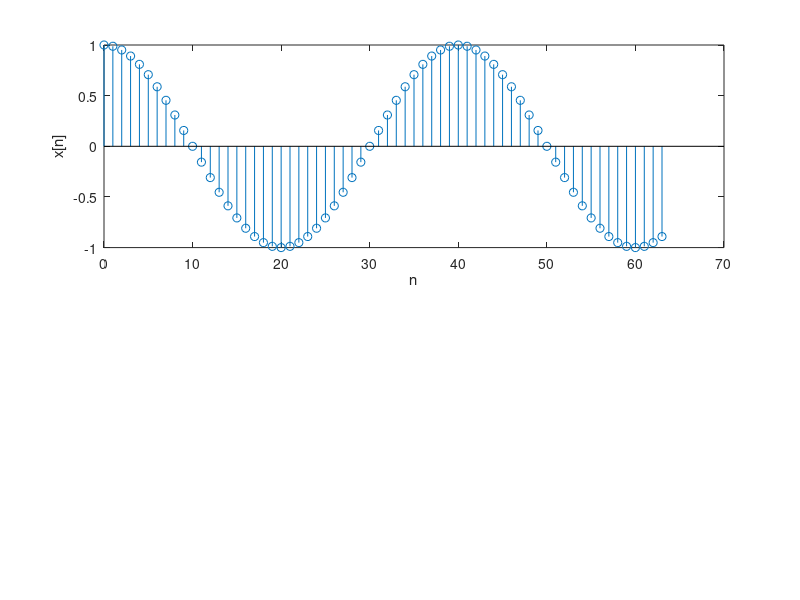
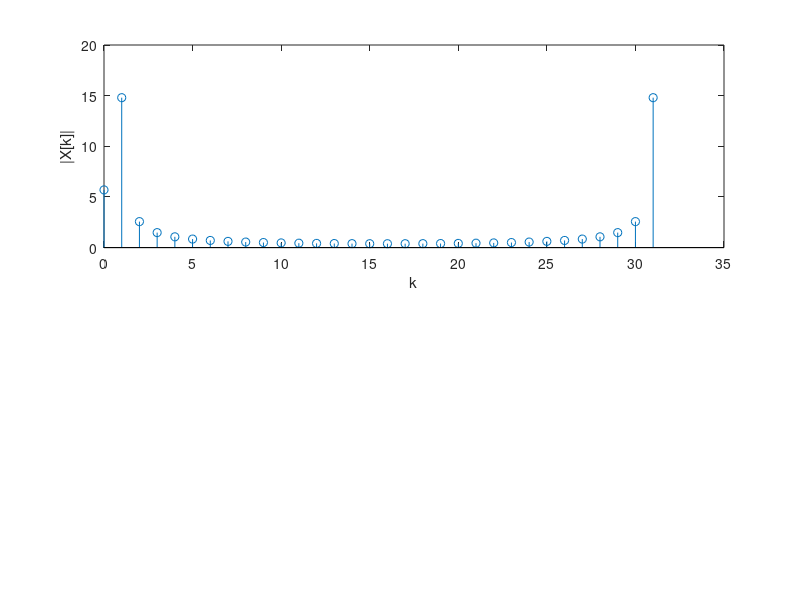
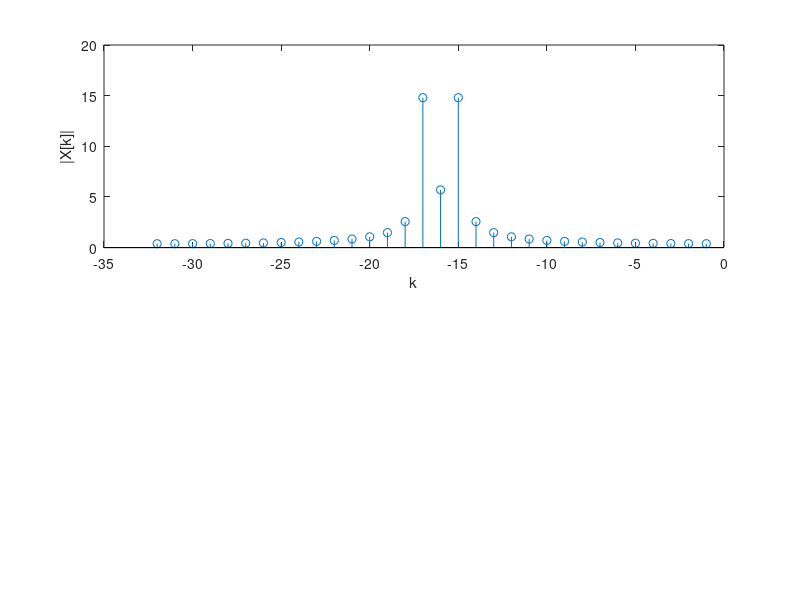

Recreate these plots in MATLAB, in order.
% Evaluation of DFT properties
% Tanja Karp, 11-15-2013

clear; close all

N=64;
w0=3*pi/60

n=0:N-1;
x=cos(w0*n);

figure(1)
subplot(211)
stem(n,x);
xlabel('n')
ylabel('x[n]')

% subplot(212)
% stem(0:2*N-1,[x, x]);
% xlabel('n')
% ylabel('periodic x[n]')

X=fft(x,32);
k=0:length(X)-1;

figure(2)
subplot(211)
stem(k,abs(X))
ylabel('|X[k]|')
xlabel('k')

% subplot(212)
% stem(k,phase(X))
% ylabel('phase(X[k])')
% xlabel('k')

figure(3)
subplot(211)
stem(k-N/2,fftshift(abs(X)))
ylabel('|X[k]|')
xlabel('k')